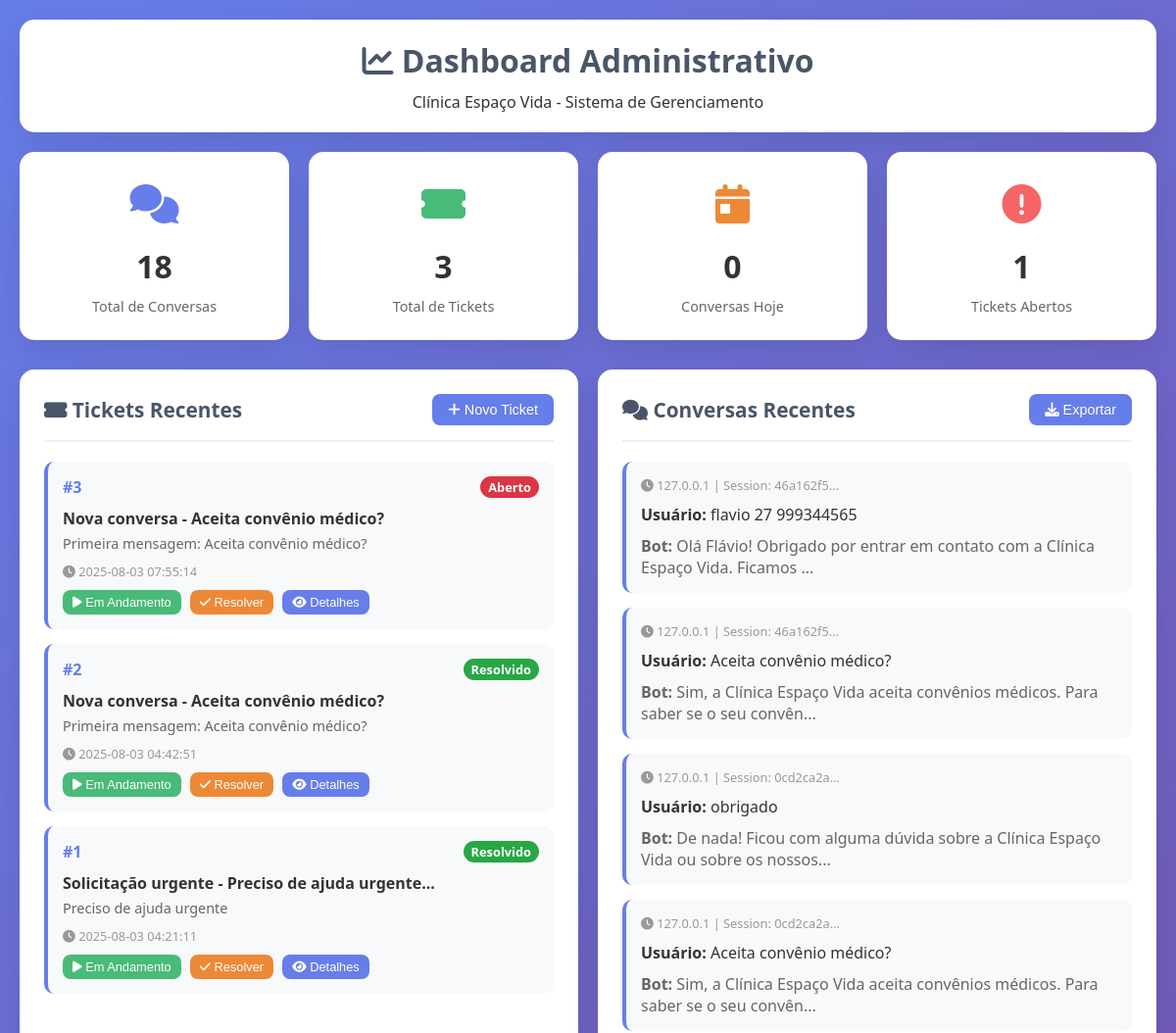
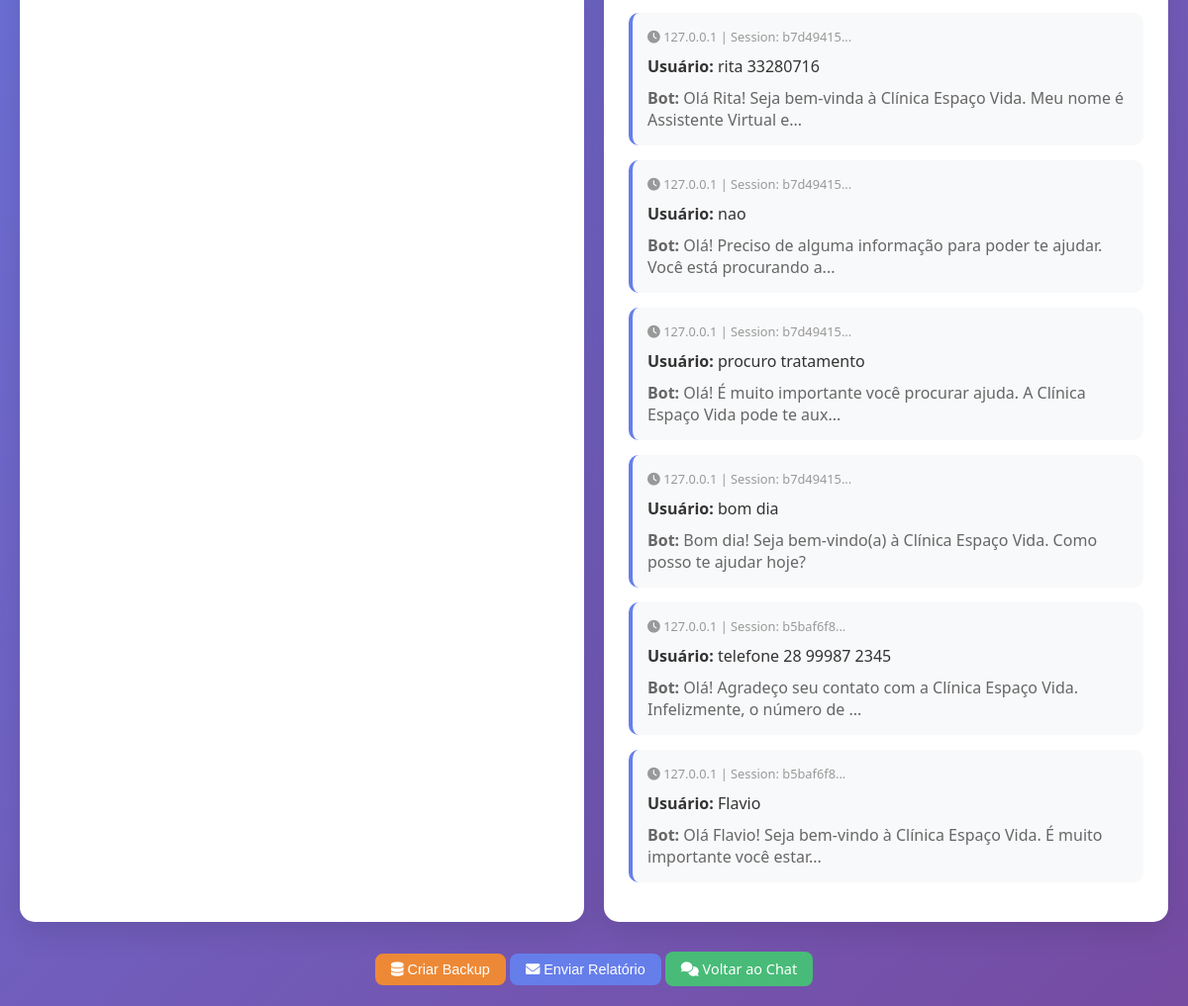
The page /admin (signed in) on the database its author committed (2 pictures, top to bottom).
### tables this page shows
CREATE TABLE tickets (
                id INTEGER PRIMARY KEY AUTOINCREMENT,
                session_id TEXT NOT NULL,
                title TEXT NOT NULL,
                description TEXT NOT NULL,
                status TEXT DEFAULT 'aberto',
                priority TEXT DEFAULT 'media',
                contact_name TEXT,
                contact_phone TEXT,
                contact_email TEXT,
                created_at DATETIME DEFAULT CURRENT_TIMESTAMP,
                updated_at DATETIME DEFAULT CURRENT_TIMESTAMP,
                assigned_to TEXT,
                notes TEXT
            );

CREATE TABLE conversations (
                id INTEGER PRIMARY KEY AUTOINCREMENT,
                session_id TEXT NOT NULL,
                user_message TEXT NOT NULL,
                bot_response TEXT NOT NULL,
                timestamp DATETIME DEFAULT CURRENT_TIMESTAMP,
                user_ip TEXT,
                user_agent TEXT
            );

### app.py (the view)
@app.route('/admin')
@login_required
@admin_required
def admin_dashboard():
    try:
        statistics = db_manager.get_statistics()
        tickets = db_manager.get_tickets(limit=10)
        conversations = db_manager.get_conversations(limit=10)
        return render_template('admin.html',
                             statistics=statistics,
                             tickets=tickets,
                             conversations=conversations)
    except Exception as e:
        print(f"Erro no dashboard: {e}")
        return f"Erro ao carregar dashboard: {str(e)}", 500

### auth.py (called while the page is built)
def admin_required(f):
    @wraps(f)
    def decorated_function(*args, **kwargs):
        if not current_user.is_authenticated:
            flash('Por favor, faça login para acessar esta página.', 'warning')
            return redirect(url_for('auth.login'))
        if current_user.role != 'admin':
            flash('Acesso negado. Apenas administradores podem acessar esta página.', 'error')
            return redirect(url_for('admin'))
        return f(*args, **kwargs)
    return decorated_function

@login_manager.user_loader
def load_user(user_id):
    db = DatabaseManager()
    user_data = db.get_user_by_id(user_id)
    if user_data:
        return User(user_data[0], user_data[1], user_data[2], user_data[4])
    return None

### database.py (called while the page is built)
    def get_tickets(self, status=None, limit=50):
        conn = sqlite3.connect(self.db_path)
        cursor = conn.cursor()
        if status:
            cursor.execute('''
                SELECT * FROM tickets WHERE status = ? ORDER BY created_at DESC LIMIT ?
            ''', (status, limit))
        else:
            cursor.execute('''
                SELECT * FROM tickets ORDER BY created_at DESC LIMIT ?
            ''', (limit,))
        tickets = cursor.fetchall()
        conn.close()
        return tickets

    def get_user_by_id(self, user_id):
        conn = sqlite3.connect(self.db_path)
        cursor = conn.cursor()
        cursor.execute('''
            SELECT id, username, email, password_hash, role, created_at, last_login
            FROM admin_users WHERE id = ?
        ''', (user_id,))
        user = cursor.fetchone()
        conn.close()
        return user

    def get_conversations(self, session_id=None, limit=100):
        conn = sqlite3.connect(self.db_path)
        cursor = conn.cursor()
        if session_id:
            cursor.execute('''
                SELECT * FROM conversations WHERE session_id = ? ORDER BY timestamp DESC LIMIT ?
            ''', (session_id, limit))
        else:
            cursor.execute('''
                SELECT * FROM conversations ORDER BY timestamp DESC LIMIT ?
            ''', (limit,))
        conversations = cursor.fetchall()
        conn.close()
        return conversations

### templates/admin.html (shortened to what this page needs)
<!DOCTYPE html>
<html lang="pt-BR">
<head>
    <link rel="stylesheet" href="https://cdnjs.cloudflare.com/ajax/libs/font-awesome/6.0.0/css/all.min.css">
</head>
<body>
    <div class="admin-container">
        <div class="admin-header">
            <h1><i class="fas fa-chart-line"></i> Dashboard Administrativo</h1>
            <p>Clínica Espaço Vida - Sistema de Gerenciamento</p>
        </div>
        <div class="stats-grid">
            <div class="stat-card">
                <div class="stat-icon" style="color: #667eea;">
                    <i class="fas fa-comments"></i>
                </div>
                <div class="stat-number" id="totalConversations">{{ statistics.total_conversations }}</div>
                <div class="stat-label">Total de Conversas</div>
            </div>
            <div class="stat-card">
                <div class="stat-icon" style="color: #48bb78;">
                    <i class="fas fa-ticket-alt"></i>
                </div>
                <div class="stat-number" id="totalTickets">{{ statistics.total_tickets }}</div>
                <div class="stat-label">Total de Tickets</div>
            </div>
            <div class="stat-card">
                <div class="stat-icon" style="color: #ed8936;">
                    <i class="fas fa-calendar-day"></i>
                </div>
                <div class="stat-number" id="conversationsToday">{{ statistics.conversations_today }}</div>
                <div class="stat-label">Conversas Hoje</div>
            </div>
            <div class="stat-card">
                <div class="stat-icon" style="color: #f56565;">
                    <i class="fas fa-exclamation-circle"></i>
                </div>
                <div class="stat-number" id="openTickets">{{ statistics.tickets_by_status.get('aberto', 0) }}</div>
                <div class="stat-label">Tickets Abertos</div>
            </div>
        </div>
        <div class="content-grid">
            <div class="content-section">
                <div class="section-header">
                    <div class="section-title">
                        <i class="fas fa-ticket-alt"></i> Tickets Recentes
                    </div>
                    <button class="btn btn-primary" onclick="openCreateTicketModal()">
                        <i class="fas fa-plus"></i> Novo Ticket
                    </button>
                </div>
                <div id="ticketsList">
                    {% for ticket in tickets %}
                    <div class="ticket-item">
                        <div class="ticket-header">
                            <span class="ticket-id">#{{ ticket[0] }}</span>
                            <span class="ticket-status status-{{ ticket[4] }}">{{ ticket[4].title() }}</span>
                        </div>
                        <div class="ticket-title">{{ ticket[2] }}</div>
                        <div class="ticket-description">{{ ticket[3][:100] }}{% if ticket[3]|length > 100 %}...{% endif %}</div>
                        <div class="ticket-meta">
                            <i class="fas fa-clock"></i> {{ ticket[9] }}
                        </div>
                        <div class="actions">
                            <button class="btn btn-success" onclick="updateTicketStatus({{ ticket[0] }}, 'em-andamento')">
                                <i class="fas fa-play"></i> Em Andamento
                            </button>
                            <button class="btn btn-warning" onclick="updateTicketStatus({{ ticket[0] }}, 'resolvido')">
                                <i class="fas fa-check"></i> Resolver
                            </button>
                            <button class="btn btn-primary" onclick="viewTicketDetails({{ ticket[0] }})">
                                <i class="fas fa-eye"></i> Detalhes
                            </button>
                        </div>
                    </div>
                    {% endfor %}
                </div>
            </div>
            <div class="content-section">
                <div class="section-header">
                    <div class="section-title">
                        <i class="fas fa-comments"></i> Conversas Recentes
                    </div>
                    <button class="btn btn-primary" onclick="exportConversations()">
                        <i class="fas fa-download"></i> Exportar
                    </button>
                </div>
                <div id="conversationsList">
                    {% for conv in conversations %}
                    <div class="conversation-item">
                        <div class="ticket-meta">
                            <i class="fas fa-clock"></i> {{ conv[5] }} | Session: {{ conv[1][:8] }}...
                        </div>
                        <div style="margin: 10px 0;">
                            <strong>Usuário:</strong> {{ conv[2][:80] }}{% if conv[2]|length > 80 %}...{% endif %}
                        </div>
                        <div style="color: #666;">
                            <strong>Bot:</strong> {{ conv[3][:80] }}{% if conv[3]|length > 80 %}...{% endif %}
                        </div>
                    </div>
                    {% endfor %}
                </div>
            </div>
        </div>
        <div style="margin-top: 30px; text-align: center;">
            <button class="btn btn-warning" onclick="createBackup()">
                <i class="fas fa-database"></i> Criar Backup
            </button>
            <button class="btn btn-primary" onclick="sendDailyReport()">
                <i class="fas fa-envelope"></i> Enviar Relatório
            </button>
            <a href="/" class="btn btn-success">
                <i class="fas fa-comments"></i> Voltar ao Chat
            </a>
        </div>
    </div>
</body>
</html>

### templates/admin.html (style rules this page uses)
* { margin: 0; padding: 0; box-sizing: border-box; }
body { font-family: 'Segoe UI', Tahoma, Geneva, Verdana, sans-serif; background: linear-gradient(135deg, #667eea 0%, #764ba2 100%); min-height: 100vh; color: #333; }
.admin-container { max-width: 1400px; margin: 0 auto; padding: 20px; }
.admin-header { background: white; border-radius: 15px; padding: 20px; margin-bottom: 20px; box-shadow: 0 10px 30px rgba(0,0,0,0.1); text-align: center; }
.admin-header h1 { color: #4a5568; margin-bottom: 10px; }
.stats-grid { display: grid; grid-template-columns: repeat(auto-fit, minmax(250px, 1fr)); gap: 20px; margin-bottom: 30px; }
.stat-card { background: white; border-radius: 15px; padding: 25px; text-align: center; box-shadow: 0 10px 30px rgba(0,0,0,0.1); transition: transform 0.3s ease; }
.stat-icon { font-size: 2.5em; margin-bottom: 15px; }
.stat-number { font-size: 2em; font-weight: bold; margin-bottom: 10px; }
.stat-label { color: #666; font-size: 0.9em; }
.content-grid { display: grid; grid-template-columns: 1fr 1fr; gap: 20px; }
.content-section { background: white; border-radius: 15px; padding: 25px; box-shadow: 0 10px 30px rgba(0,0,0,0.1); }
.section-header { display: flex; justify-content: space-between; align-items: center; margin-bottom: 20px; padding-bottom: 15px; border-bottom: 2px solid #f0f0f0; }
.section-title { font-size: 1.3em; font-weight: bold; color: #4a5568; }
.btn { padding: 8px 16px; border: none; border-radius: 8px; cursor: pointer; text-decoration: none; display: inline-block; font-size: 0.9em; transition: all 0.3s ease; }
.btn-primary { background: #667eea; color: white; }
.btn-success { background: #48bb78; color: white; }
.btn-warning { background: #ed8936; color: white; }
.ticket-item, .conversation-item { background: #f8f9fa; border-radius: 10px; padding: 15px; margin-bottom: 15px; border-left: 4px solid #667eea; }
.ticket-header { display: flex; justify-content: space-between; align-items: center; margin-bottom: 10px; }
.ticket-id { font-weight: bold; color: #667eea; }
.ticket-status { padding: 4px 12px; border-radius: 20px; font-size: 0.8em; font-weight: bold; }
.status-aberto { background: #fed7d7; color: #c53030; }
.status-resolvido { background: #c6f6d5; color: #2f855a; }
.ticket-title { font-weight: bold; margin-bottom: 5px; }
.ticket-description { color: #666; font-size: 0.9em; margin-bottom: 10px; }
.ticket-meta { font-size: 0.8em; color: #999; }
.actions { margin-top: 10px; }
.actions .btn { margin-right: 5px; font-size: 0.8em; padding: 5px 10px; }
.status-aberto { background: #dc3545; color: white; padding: 2px 8px; border-radius: 12px; font-size: 0.8em; }
.status-resolvido { background: #28a745; color: white; padding: 2px 8px; border-radius: 12px; font-size: 0.8em; }

### rows shown on the page
tickets: id "3", status "Aberto", title "Nova conversa - Aceita convênio médico?", description "Primeira mensagem: Aceita convênio médico?", created_at "2025-08-03 07:55:14"
tickets: id "2", status "Resolvido", title "Nova conversa - Aceita convênio médico?", description "Primeira mensagem: Aceita convênio médico?", created_at "2025-08-03 04:42:51"
tickets: id "1", status "Resolvido", title "Solicitação urgente - Preciso de ajuda urgente...", description "Preciso de ajuda urgente", created_at "2025-08-03 04:21:11"
conversations: user_ip "127.0.0.1", conv "46a162f5", user_message "flavio 27 999344565", bot_response "Olá Flávio! Obrigado por entrar em contato com a Clínica Espaço Vida. Ficamos"
conversations: user_ip "127.0.0.1", conv "46a162f5", user_message "Aceita convênio médico?", bot_response "Sim, a Clínica Espaço Vida aceita convênios médicos. Para saber se o seu convên"
conversations: user_ip "127.0.0.1", conv "0cd2ca2a", user_message "obrigado", bot_response "De nada! Ficou com alguma dúvida sobre a Clínica Espaço Vida ou sobre os nossos"
conversations: user_ip "127.0.0.1", conv "0cd2ca2a", user_message "Aceita convênio médico?", bot_response "Sim, a Clínica Espaço Vida aceita convênios médicos. Para saber se o seu convên"
conversations: user_ip "127.0.0.1", conv "b7d49415", user_message "rita 33280716", bot_response "Olá Rita! Seja bem-vinda à Clínica Espaço Vida. Meu nome é Assistente Virtual e"
conversations: user_ip "127.0.0.1", conv "b7d49415", user_message "nao", bot_response "Olá! Preciso de alguma informação para poder te ajudar. Você está procurando a"
conversations: user_ip "127.0.0.1", conv "b7d49415", user_message "procuro tratamento", bot_response "Olá! É muito importante você procurar ajuda. A Clínica Espaço Vida pode te aux"
conversations: user_ip "127.0.0.1", conv "b7d49415", user_message "bom dia", bot_response "Bom dia! Seja bem-vindo(a) à Clínica Espaço Vida. Como posso te ajudar hoje?"
conversations: user_ip "127.0.0.1", conv "b5baf6f8", user_message "telefone 28 99987 2345", bot_response "Olá! Agradeço seu contato com a Clínica Espaço Vida. Infelizmente, o número de"
conversations: user_ip "127.0.0.1", conv "b5baf6f8", user_message "Flavio", bot_response "Olá Flavio! Seja bem-vindo à Clínica Espaço Vida. É muito importante você estar"

### other values the page prints
{{ statistics.total_conversations }} "18"
{{ statistics.total_tickets }} "3"
{{ statistics.conversations_today }} "0"
{{ statistics.tickets_by_status.get('aberto', 0) }} "1"
